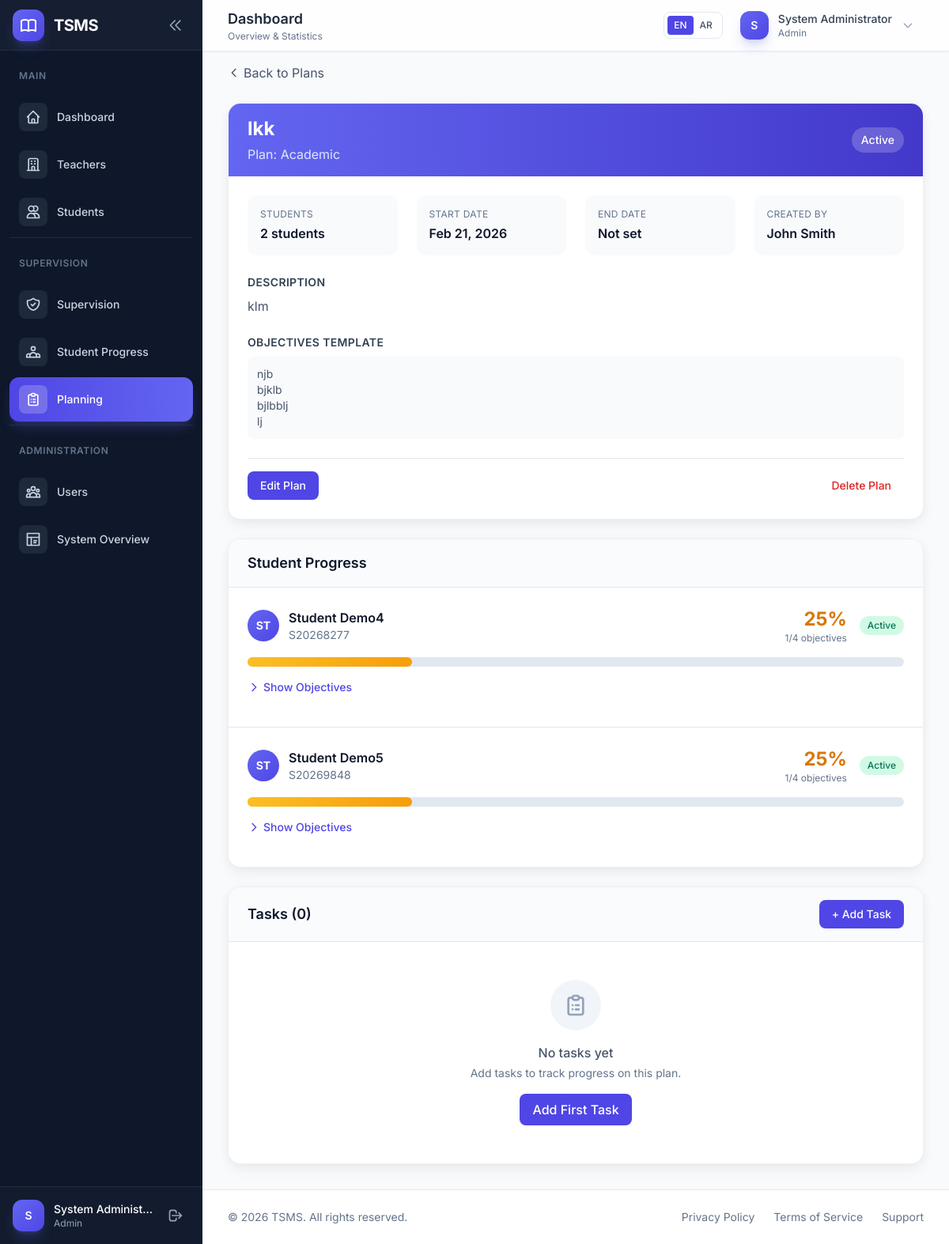
Before: /planning/2 (signed in) with the older database file.
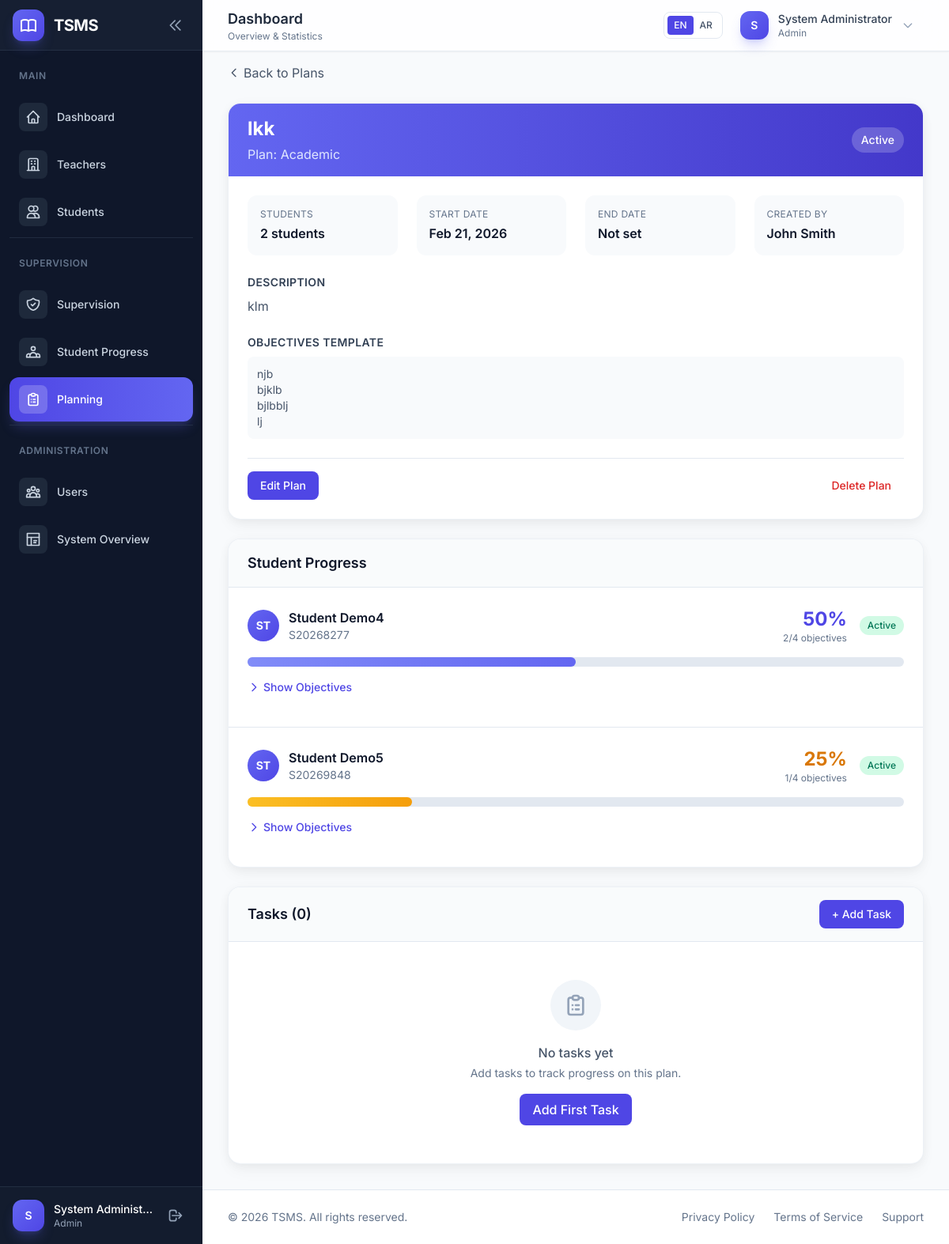
After: the same page with the newer database file.
### app/models/planning.py (models this page shows, shortened)
class StudentPlan(db.Model):
    __tablename__ = 'student_plans'
    id = db.Column(db.Integer, primary_key=True)
    student_id = db.Column(
        db.Integer,
        db.ForeignKey('students.id', ondelete='CASCADE'),
        nullable=False,
        index=True
    )
    plan_id = db.Column(
        db.Integer,
        db.ForeignKey('plans.id', ondelete='CASCADE'),
        nullable=False,
        index=True
    )
    status = db.Column(
        db.Enum(PlanStatus),
        nullable=False,
        default=PlanStatus.DRAFT
    )
    progress_percentage = db.Column(db.Integer, default=0)
    created_at = db.Column(db.DateTime, default=datetime.utcnow)
    updated_at = db.Column(db.DateTime, default=datetime.utcnow, onupdate=datetime.utcnow)
    student = db.relationship('Student', backref=db.backref('student_plans', lazy='dynamic'))
    objectives = db.relationship('StudentObjective', backref='student_plan', lazy='dynamic', cascade='all, delete-orphan')
    __table_args__ = (
        db.UniqueConstraint('student_id', 'plan_id', name='unique_student_plan'),
    )
    @property
    def objective_count(self):
        return self.objectives.count()
    @property
    def completed_objective_count(self):
        return self.objectives.filter_by(status=ObjectiveStatus.COMPLETED).count()

### app/models/student.py (models this page shows, shortened)
class Student(db.Model):
    __tablename__ = 'students'
    id = db.Column(db.Integer, primary_key=True)
    student_id = db.Column(db.String(20), unique=True, index=True)
    name = db.Column(db.String(128), nullable=False)
    email = db.Column(db.String(120), unique=True, nullable=False, index=True)
    phone = db.Column(db.String(20))
    date_of_birth = db.Column(db.Date)
    gender = db.Column(db.String(10))
    address = db.Column(db.Text)
    grade_level = db.Column(db.String(20))
    enrollment_date = db.Column(db.Date, default=datetime.utcnow)
    status = db.Column(
        db.Enum(StudentStatus),
        nullable=False,
        default=StudentStatus.ACTIVE,
        index=True
    )
    assigned_teacher_id = db.Column(
        db.Integer,
        db.ForeignKey('teachers.id', ondelete='SET NULL'),
        nullable=True,
        index=True
    )
    supervisor_id = db.Column(
        db.Integer,
        db.ForeignKey('users.id', ondelete='SET NULL'),
        nullable=True,
        index=True
    )
    guardian_name = db.Column(db.String(128))
    guardian_phone = db.Column(db.String(20))
    guardian_email = db.Column(db.String(120))
    guardian_relationship = db.Column(db.String(50))
    notes = db.Column(db.Text)
    created_at = db.Column(db.DateTime, default=datetime.utcnow, index=True)
    updated_at = db.Column(db.DateTime, default=datetime.utcnow, onupdate=datetime.utcnow)
    supervisor = db.relationship('User', foreign_keys=[supervisor_id], backref='supervised_students')

### app/blueprints/planning/routes.py (the view)
@planning_bp.route('/<int:id>')
@login_required
@planning_access_required
def plan_detail(id):
    plan = Plan.query.get_or_404(id)
    if not current_user.is_admin():
        if not can_manage_plan(plan):
            flash(_('You do not have permission to view this plan.'), 'error')
            abort(403)
    tasks = plan.tasks.order_by(Task.order, Task.due_date).all()
    stats = {
        'total_tasks': len(tasks),
        'completed': sum(1 for t in tasks if t.status == TaskStatus.COMPLETED),
        'in_progress': sum(1 for t in tasks if t.status == TaskStatus.IN_PROGRESS),
        'overdue': sum(1 for t in tasks if t.is_overdue)
    }
    return render_template('planning/plan_detail.html',
                         plan=plan,
                         tasks=tasks,
                         stats=stats)

### app/__init__.py (called while the page is built)
def _select_locale():
    lang = request.args.get('lang', type=str)
    if lang in SUPPORTED_LANGUAGES:
        session['language'] = lang
        return lang
    session_lang = session.get('language')
    if session_lang in SUPPORTED_LANGUAGES:
        return session_lang
    return request.accept_languages.best_match(SUPPORTED_LANGUAGES) or 'en'

def _init_extensions(app):
    from app.extensions import db, migrate, login_manager, csrf, babel
    db.init_app(app)
    migrate.init_app(app, db)
    login_manager.init_app(app)
    csrf.init_app(app)
    babel.init_app(app, locale_selector=_select_locale)
    from app.models import User
    @login_manager.user_loader
    def load_user(user_id):
        return User.query.get(int(user_id))

### app/blueprints/auth/routes.py (called while the page is built)
@auth_bp.before_app_request
def before_request():
    if current_user.is_authenticated:
        if current_user.status != UserStatus.ACTIVE:
            logout_user()
            flash(_('Your account is no longer active.'), 'warning')
            return redirect(url_for('auth.login'))

### app/models/planning.py (called while the page is built)
    @property
    def is_completed(self):
        return self.status == ObjectiveStatus.COMPLETED

### app/models/user.py (called while the page is built)
    def is_admin(self):
        return self.role == UserRole.ADMIN

### app/templates/planning/plan_detail.html (shortened to what the changed rows need)
{% extends "layouts/dashboard.html" %}
{% block content %}
<div class="space-y-6">
    <div class="bg-white rounded-2xl shadow-soft border border-slate-200/60 overflow-hidden">
        <div class="px-6 py-4 bg-gradient-to-r from-primary-500 to-primary-700">
            <div class="flex items-center justify-between">
                <div class="text-white">
                    <h2 class="text-2xl font-bold">{{ plan.title }}</h2>
                </div>
            </div>
        </div>
            {% set student_plans_list = plan.student_plans.all() %}
    </div>
    {% if student_plans_list %}
    <div class="bg-white rounded-2xl shadow-soft border border-slate-200/60 overflow-hidden">
        <div class="divide-y divide-slate-200">
            {% for sp in student_plans_list %}
            <div class="p-6" x-data="{ expanded: false }">
                <div class="flex items-center justify-between mb-4">
                    <div class="flex items-center space-x-3">
                        <div class="w-10 h-10 bg-gradient-to-br from-primary-500 to-primary-600 rounded-full flex items-center justify-center">
                            <span class="text-white font-bold text-sm">{{ sp.student.name[:2]|upper }}</span>
                        </div>
                        <div>
                            <h4 class="font-semibold text-slate-900">{{ sp.student.name }}</h4>
                            <p class="text-sm text-slate-500">{{ sp.student.student_id }}</p>
                        </div>
                    </div>
                    <div class="flex items-center space-x-4">
                        <div class="text-right">
                            <span class="text-2xl font-bold {% if sp.progress_percentage == 100 %}text-emerald-600{% elif sp.progress_percentage >= 50 %}text-primary-600{% else %}text-amber-600{% endif %}">
                                {{ sp.progress_percentage }}%
                            </span>
                            <p class="text-xs text-slate-500">{{ _('%(done)s/%(total)s objectives', done=sp.completed_objective_count, total=sp.objective_count) }}</p>
                        </div>
                        <span class="px-2.5 py-1 rounded-full text-xs font-medium
                            {% if sp.status.value == 'active' %}bg-emerald-100 text-emerald-700
                            {% elif sp.status.value == 'completed' %}bg-blue-100 text-blue-700
                            {% elif sp.status.value == 'draft' %}bg-slate-100 text-slate-700
                            {% else %}bg-amber-100 text-amber-700{% endif %}">
                            {{ sp.status.value|title }}
                        </span>
                    </div>
                </div>
                <div class="w-full bg-slate-200 rounded-full h-3 mb-4">
                    <div class="h-3 rounded-full transition-all duration-500
                        {% if sp.progress_percentage == 100 %}bg-gradient-to-r from-emerald-400 to-emerald-500
                        {% elif sp.progress_percentage >= 50 %}bg-gradient-to-r from-primary-400 to-primary-500
                        {% else %}bg-gradient-to-r from-amber-400 to-amber-500{% endif %}"
                        style="width: {{ sp.progress_percentage }}%"></div>
                </div>
                <button @click="expanded = !expanded" class="text-sm text-primary-600 hover:text-primary-700 font-medium flex items-center">
                    <svg class="w-4 h-4 mr-1 transition-transform" :class="{ 'rotate-90': expanded }" fill="none" stroke="currentColor" viewBox="0 0 24 24">
                        <path stroke-linecap="round" stroke-linejoin="round" stroke-width="2" d="M9 5l7 7-7 7"/>
                    </svg>
                    <span x-text="expanded ? '{{ _('Hide Objectives') }}' : '{{ _('Show Objectives') }}'">{{ _('Show Objectives') }}</span>
                </button>
            </div>
            {% endfor %}
        </div>
    </div>
    {% endif %}
</div>
{% endblock %}

Changed rows visible on the page:
changed StudentPlan "Student Demo4": progress_percentage "25" → "50"; _ "1/4 objectives" → "2/4 objectives"
